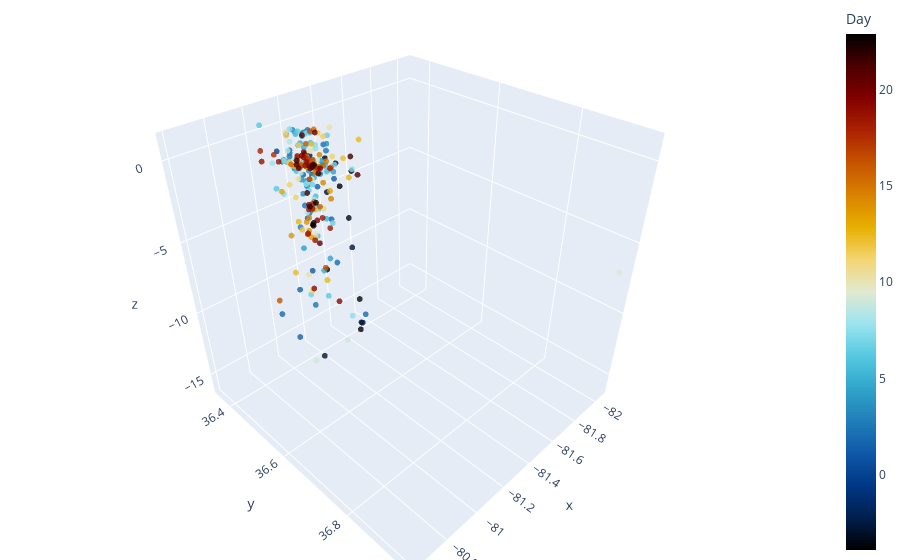

Notebook source saved alongside this figure:
### Code cell
import plotly.graph_objects as go
fig = go.Figure(data=[go.Scatter3d(
    x=pd_loc.longitude,
    y=pd_loc.latitude,
    z=-1*pd_loc.depth,
    mode='markers',
    marker=dict(
        size=2,
        color=pd_loc.dtt,                # set color to an array/list of desired values
        colorscale='IceFire',   # choose a colorscale
        opacity=0.8,
        colorbar={'title': 'Day'},
    ),
    hovertemplate='<br><b>%{text}</b>'
                      '<br><b>(%{x:.2f}, %{y:.2f})</b>',
    text=pd_loc.dtime,
)])
fig.update_layout(margin=dict(l=0, r=0, b=0, t=0))
fig.show()

### Figure 1 — Plotly figure (JSON) as saved in the notebook; plotly's stock layout.template omitted (floating-point values rounded to 4 significant figures; data arrays with more than 128 entries replaced by an {"elided": "..."} marker saying what was removed)
{"data": [{"hovertemplate": "<br><b>%{text}</b><br><b>(%{x:.2f}, %{y:.2f})</b>", "marker": {"color": {"elided": "293 float values"}, "colorbar": {"title": {"text": "Day"}}, "colorscale": [[0, "#000000"], [0.0625, "#001f4d"], [0.125, "#003786"], [0.1875, "#0e58a8"], [0.25, "#217eb8"], [0.3125, "#30a4ca"], [0.375, "#54c8df"], [0.4375, "#9be4ef"], [0.5, "#e1e9d1"], [0.5625, "#f3d573"], [0.625, "#e7b000"], [0.6875, "#da8200"], [0.75, "#c65400"], [0.8125, "#ac2301"], [0.875, "#820000"], [0.9375, "#4c0000"], [1, "#000000"]], "opacity": 0.8, "size": 2}, "mode": "markers", "text": {"elided": "293 str values"}, "type": "scatter3d", "x": {"elided": "293 float values"}, "y": {"elided": "293 float values"}, "z": {"elided": "293 float values"}}], "layout": {"margin": {"b": 0, "l": 0, "r": 0, "t": 0}}}
